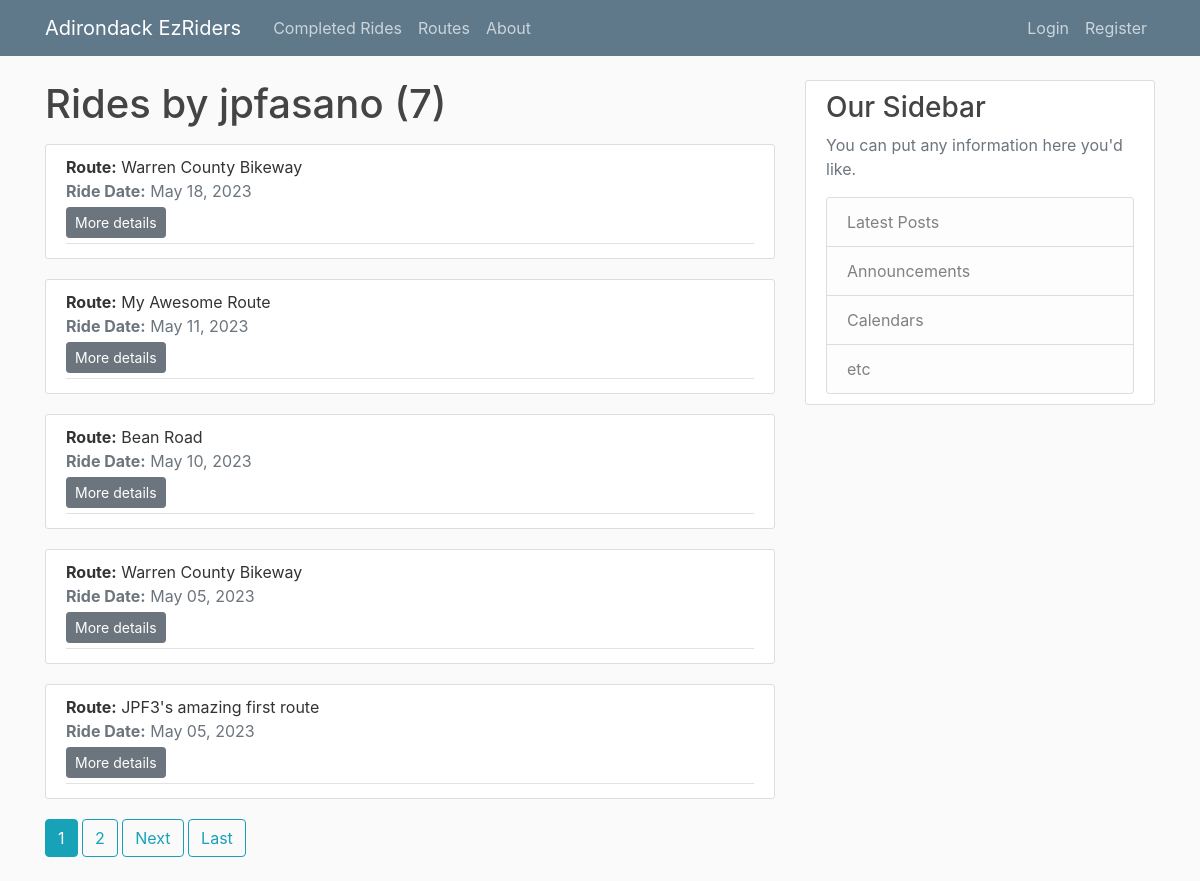
/rides/user/jpfasano/, run on the app's committed database.
### rides/models.py (models this page shows, shortened)
class Ride(models.Model):
    leader = models.ForeignKey(User, blank=False, null=True, on_delete=models.SET_NULL)
    route = models.ForeignKey(Route, blank=False, null=True, on_delete=models.SET_NULL)
    additional_details = RichTextField(blank=True, null=True)
    ride_date = models.DateField()
    start_time = models.TimeField()
    participants = models.ManyToManyField(User, related_name='ride_participants')
    ride_report_text = RichTextUploadingField(blank=False, null=False)
    class Meta:
        ordering = ['-ride_date']

### routes/models.py (models this page shows, shortened)
class Route(models.Model):
    route_name = models.CharField(max_length=100)
    description = RichTextField(blank=True, null=True)
    date_posted = models.DateTimeField(default=timezone.now)
    distance = models.PositiveSmallIntegerField()
    start_location = RichTextField(blank=True, null=True)
    author = models.ForeignKey(User, blank=True, null=True, on_delete=models.SET_NULL)

### rides/views.py (the view)
# urls.py: path('rides/user/<str:username>/', UserRidesListView.as_view(), name='user-rides'),
class UserRidesListView(ListView):
    model = Ride
    template_name = 'rides/user_rides.html'  # <app>/<model>_<viewtype>.html
    context_object_name = 'rides'
    paginate_by = 5
    def get_queryset(self):
        user = get_object_or_404(User, username=self.kwargs.get('username'))
        return Ride.objects.filter(leader=user)

### rides/templates/rides/user_rides.html (shortened to what this page needs)
{% extends "base.html" %}
{% block content %}
    <h1 class="mb-3">Rides by {{ view.kwargs.username }} ({{ page_obj.paginator.count }})</h1>
    {% for object in rides %}
        {% include "rides/inc_ride_article.html" %}
    {% endfor %}
    {% if is_paginated %}
        {% for num in page_obj.paginator.page_range %}
            {% if page_obj.number == num %}
                <a class="btn btn-info mb-4" href="?page={{ num }}">{{ num }}</a>
            {% elif num > page_obj.number|add:'-3' or num < page_obj.number|add:'3' %}
                <a class="btn btn-outline-info mb-4" href="?page={{ num }}">{{ num }}</a>
            {% endif %}
        {% endfor %}
        {% if page_obj.has_next %}
            <a class="btn btn-outline-info mb-4" href="?page={{ page_obj.next_page_number }}">Next</a>
            <a class="btn btn-outline-info mb-4" href="?page={{ page_obj.paginator.num_pages }}">Last</a>
        {% endif %}
    {% endif %}
{% endblock content %}

### rides/templates/rides/inc_ride_article.html
<article class="media content-section">
    <div class="media-body">
        <div class="article-metadata">
            <div class="mr-2"><strong>Route:</strong> {{ object.route.route_name }}</div>
            <div class="text-muted"><strong>Ride Date:</strong> {{ object.ride_date|date:"F d, Y" }}</div>
            <div>
                <a class="btn  btn-secondary btn-sm mt-1 mb-1" href="{% url 'ride-detail' object.id %}">More
                    details</a>
            </div>
        </div>
    </div>
</article>

### djangoProject/static/main.css (style rules this page uses)
body { background: #fafafa; color: #333333; margin-top: 5rem; }
h1, h2, h3, h4, h5, h6 { color: #444444; }
.content-section { background: #ffffff; padding: 10px 20px; border: 1px solid #dddddd; border-radius: 3px; margin-bottom: 20px; }
.article-metadata { padding-bottom: 1px; margin-bottom: 4px; border-bottom: 1px solid #e3e3e3 }

### data on the page
Ride: route.route_name "Warren County Bikeway", ride_date "May 18, 2023"
Ride: route.route_name "My Awesome Route", ride_date "May 11, 2023"
Ride: route.route_name "Bean Road", ride_date "May 10, 2023"
Ride: route.route_name "Warren County Bikeway", ride_date "May 05, 2023"
Ride: route.route_name "JPF3's amazing first route", ride_date "May 05, 2023"

### other printed values
{{ view.kwargs.username }} "jpfasano"
{{ page_obj.paginator.count }} "7"
{{ num }} "1"
{{ num }} "2"
